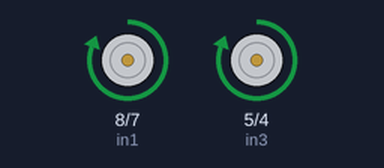
Recording of a sketch running on a simulated Arduino Uno, built with avr-gcc and run on an emulated ATmega328P. Shown: motor-driver pin pairs drawn as motors (green arrow = first pin HIGH = forward, orange = second pin HIGH = backward, longer = more drive, scaled by the enable pin).

Above: at 1.0 s.
At 3.0 s:
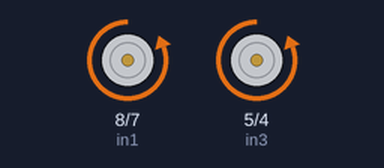
At 5.0 s:
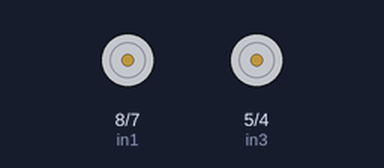
Timing chart, 0 to 7.8 s (numbered marks = the images above):
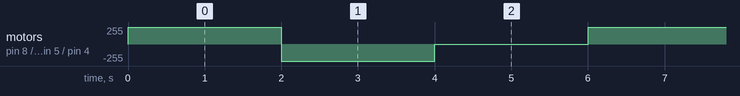

Measured:
- by itself, motor on pin 8 (in1) / pin 7 (in2), motor on pin 5 (in3) / pin 4 (in4): repeats every 6.0 s: backward 255/255 2.0 s, stopped 2.0 s, forward 255/255 2.0 s

The sketch:

A1.4_2_Motores_Cambio_Direcci_n.ino
```cpp
int enA = 9;

int in1 = 8;

int in2 = 7;


int enB = 3;

int in3 = 5;

int in4 = 4;

void setup(){

	pinMode(enA, OUTPUT);
	pinMode(enB, OUTPUT);
	pinMode(in1, OUTPUT);
	pinMode(in2, OUTPUT);
	pinMode(in3, OUTPUT);
	pinMode(in4, OUTPUT);


	digitalWrite(in1, LOW);
	digitalWrite(in2, LOW);
	digitalWrite(in3, LOW);
	digitalWrite(in4, LOW);
}


void loop() {


  digitalWrite(enA, HIGH);
  digitalWrite(enB,HIGH);

	digitalWrite(in1, HIGH);
	digitalWrite(in2, LOW);
	digitalWrite(in3, HIGH);

	digitalWrite(in4, LOW);
	delay(2000);

	digitalWrite(in1, LOW);
	digitalWrite(in2, HIGH);

	digitalWrite(in3, LOW);
	digitalWrite(in4, HIGH);


	delay(2000);


	digitalWrite(in1, LOW);
	digitalWrite(in2, LOW);
	digitalWrite(in3, LOW);
	digitalWrite(in4, LOW);
        delay(2000);
}
```
